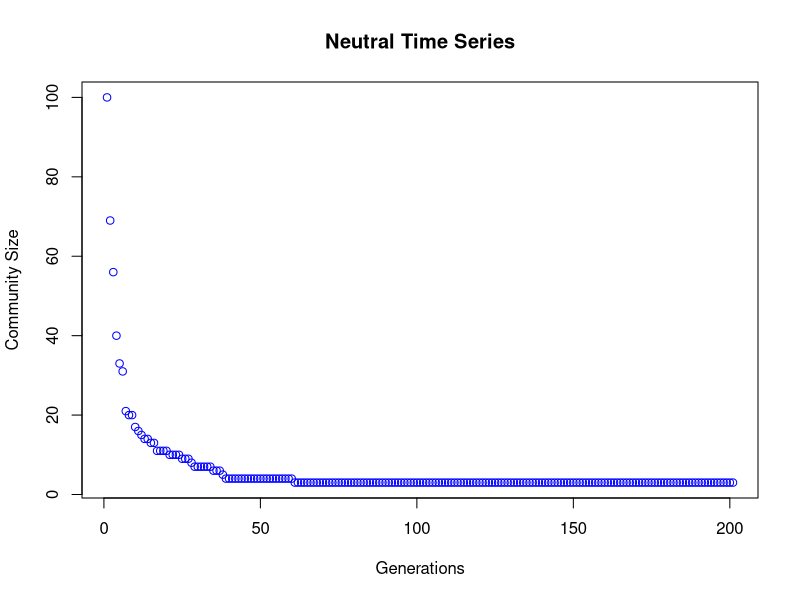
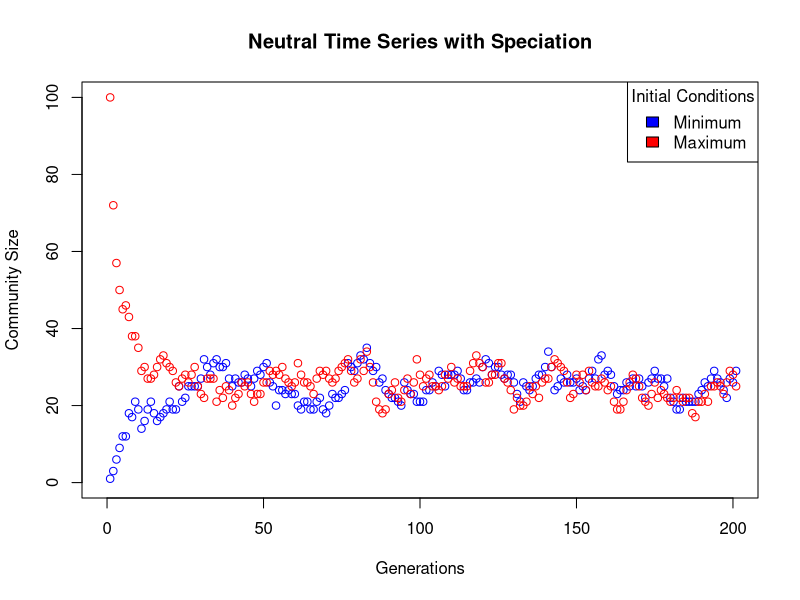

Write the R code that produced these figures, in order.
##########################################
## High Performance Computing Exercises ##
##########################################

# Author: Hannah O'Sullivan
# Script: hjo17.R
# Date: November 18
# Version: 0.1

###############################
## Neutral Theory Simulation ##
###############################

# Store the state of simulated system as a vector of individuals called "Community".
# Each entry in the vector is a number that tells you the species of the individual
# in that position. 

#clear environment
rm(list = ls())

## Question 1

# Define function for species richness
species_richness <- function(community){
  return(length(unique(community)))
}

# Test function
#c1 <- (c(1,4,4,5,1,6,1))
#species_richness(c1)
# yay

## Question 2

# Write a function "initilaise_max(size)" to generate initial state for simulation community
# With maximum possible number of speces for community size given by input number "size"

# Define function to initialise maximum community size
initialise_max <- function(size){
  max_size = seq(from = 1, to = size, by = 1)
  return(max_size)
}

# Test function
#initialise_max(16)

## Question 3

# Consider the effect of the initial condition
# Write another function "initialise_min(size)" to generate an alternative initial state
# with the minimum possible number of species
# (this is monodominance of one species with the total number of individuals given by 
# input size).
# Returns a vector e.g. (1,1,1,1)

# Define function to initialise minimum community size
initialise_min <- function(size){
  min_size <- rep(1, size)
  return(min_size)
}

# Test fucntion
#initialise_min(4)

## Question 4

# Write a function "choose_two(x)"
# First choose a random number according to a uniform distribution between 1 and x 
#(inclusive of endpoints).
# Also choose a second random number betwee 1 and x (inclusive of endpoints). 
# The second number should not equal be to the first number!!!
# Returns a vector of length 2.

# Define function to choose two random numbers between 1 and x.
choose_two <- function(x){
  return(sample(x, 2, replace = FALSE))
}

# Test function
#choose_two(4)

## Question 5

# Write a function "neutral_step(community)" to perform a single step of a simple 
# neutral model.
# Without speciation on a community vector.
# Pick an individual to die and another to reproduce - fill the gap left by the death!
# They should not be the same individual (could be the same species)
# E.g. neutral_step(c(10,5,13))
# Returns a random community state such as {5 5 13}

# Define function
neutral_step <- function(community){
  choose <- choose_two(length(community))
  community[choose[1]] <- community[choose[2]]
  #fill_gap <- replace(community, choose, community[choose[2]])
  return(community)
}

# Test function
#neutral_step(c(10,5,13))

## Question 6

# Write a function "neutral_generation(community)" to simulate SEVERAL neutral steps 
# on a community for one generation.
# If the community consists of x individuals:
# x/2 individual neutral steps = complete generation
# One generation is the time expected between birth and reproduction.

# E.g. With 10 individuals in a system, 5 neutral steps = 5 births and 5 deaths
# Returns a vector giving the state of the community after a generation has passed.

# Define function
neutral_generation <- function(community){
  generation <- ceiling(length(community)/2)
  for (i in 1:generation){
    community <- neutral_step(community)
  }
  
  return(community)
}

# Test function
#neutral_generation(c(10,5,13))

## Question 7 

# Write a function "neutral_time_series(inital, duration)" for a neutral theory simulation
# to return a time series of species richness in the system.
# The function should have two inputs:
# INITIAL: The inital condition community vector (also determines simulation size).
# DURATION: The number of generations that you want to run the simulation for.

#Define function
neutral_time_series <- function(initial, duration){
  time_series <- rep.int(0, duration +1)
  time_series[1] <- species_richness(initial)
  for (i in 1:duration){
    initial <- neutral_generation(community = initial)
    time_series[(i + 1)] <- species_richness(initial)
  }
  
  return(time_series)
}

# Test function
#neutral_time_series(initial = initialise_max(7), duration = 20)


## Question 8

# Plot a time series graph of the neutral model simulation
# Max diversity: 100 individuals
# Run for 200 generations


#run neutral time series for 100 individuals over 200 generations
plot_ts <- neutral_time_series(initial = initialise_max(100), duration = 200)

plot(plot_ts, 
     xlab = "Generations", ylab = "Community Size",
     main = "Neutral Time Series",
     col = "Blue")

# What state will the sustem always converge to if you wait long enough?
# Why is this?

## Question 9

# Write a new function "neutral_step_speciation(community, v)"
# Performs a step of a neutral model including speciation!
# In each time step, speciation will replace a dead individual with a new species
# (with a probability of v).
# Otherwise the dead individual is replaced with the offspring of another individual as
# before in "neutral_step".

# Leave speciation rate (v) as a parameter in the function. 
# Define function
neutral_step_speciation <- function(community, nu){
  choose <- choose_two(length(community))
  probability <- runif(1)
  if (probability <= nu){
    speciation <- max(community) +1
    community[choose[1]] <- speciation
    #print("speciation!")
  }
  else{
    community[choose[1]] <- community[choose[2]]
    #print("neutral step!")
    
  }
  
  return(community)
}

# Test function
#neutral_step_speciation(c(4,7,13,8), 0.2)

## Question 10

# Make a new function "neutral_generation_speciation(community,nu)"
# This uses a neutral simulation with speciation but otherwise is the same as neutral
# generation.
# Advance by one generation according to the rules of the model.
# Inputs:
# INITAL: Inital community vector
# NU: Speciation rate

# Returns the state of the community at the end of the generation.

# Define function
neutral_generation_speciation <- function(community, nu){
  generation <- ceiling(length(community)/2)
  for (i in 1:generation){
    community <- neutral_step_speciation(community, nu)
  }
  
  return(community)
}

# Test function
#neutral_generation_speciation(c(4,7,13,8), 0.2)

## Question 11

# Make a new function "neutral_time_series_speciation(community, nu, duration)"
# Uses neutral simulation with speciation but otherwise is the same as neutral
# time series.
# Inputs:
# INITAL: Inital community vector
# NU: Speciation rate
# DURATION: Number of generations

# Returns the state of the community at the last generation.

#Define function
neutral_time_series_speciation <- function(community, nu, duration){
  time_series <- rep.int(0, duration +1)
  time_series[1] <- species_richness(community)
  for (i in 1:duration){
    community <- neutral_generation_speciation(community, nu)
    time_series[(i + 1)] <- species_richness(community)
  }
  
  return(time_series)
}

# Test function
#neutral_time_series_speciation(community = c1, nu = 0.2, duration = 20)

## Question 12

ntss_sim1 <- neutral_time_series_speciation(community = initialise_min(100), nu = 0.1, duration = 200)

ntss_sim2 <- neutral_time_series_speciation(community = initialise_max(100), nu = 0.1, duration = 200)

plot(ntss_sim1, 
     xlab = "Generations", ylab = "Community Size",
     xlim = c(0, 200), ylim = c(0, 100),
     main = "Neutral Time Series with Speciation",
     col = "Blue")
points(ntss_sim2, 
     col = "Red")
legend("topright", title="Initial Conditions",
       c("Minimum","Maximum"), fill = c("Blue", "Red"))

## Question 13

# Study the species abundance distribution of the neutral simulations.
# First write a function called "species_abundance" to get the abundances of all
# species in the system from an input of the community vector.

# E.g. species_abundance(c(1, 5, 3, 6, 5, 6, 1, 1))
# Returns 3 2 2 1 (in that order decreasing)

# Define function
species_abundance <- function(community){
  abundance <- table(community)
  abundance <- as.vector(abundance)
  sort(abundance, decreasing = TRUE)
  return(abundance)
}

# Test function
#species_abundance(c(1, 5, 3, 6, 5, 6, 1, 1))
#species_abundance(c(1,1,1,1,1,2,2,2,2,3,3,3,4,4,5))

## Questions 14

# Write a function "octaves" to bin the abundances of species into "octave classes"
# The first value of the returned vector will give the species with an abundance of 1.
# The second will give the numer of species with an abundance of 2, 3 etc.
# In general, the nth value will give 

#Define function
octaves <- function(abundance){
  abundance_log <- log2(abundance)
  floor_abundance <- floor(abundance_log) +1 # plus one because R does not index from 0
  bins <- tabulate(floor_abundance)
  return(bins)
}

# Test function
#octaves(c(100,64,63,5,4,3,2,2,1,1,1,1))

## Question 15

# Write a function "sum_vect(x, y)" which accepts two vectors as inputs, x and y and
# returns their sums after fillinf whichever of the vectors is shorter with zeros.
# E.g. sum_vect(c(1,3), c(1,0,5,2))
# Returns 2,3,5,2

# Define function
sum_vect <- function(x,y){
  if (length(x) < length(y)) {
    xydif <- (length(y) - length(x))
    x <- append(x, rep.int(0, xydif), after = length(x))
  } else if (length(x) > length(y)){
    xydif <- (length(x) - length(y))
    y <- append(y, rep.int(0, xydif), after = length(y))
  }
  return(x + y)
}

# Test function
#sum_vect(c(1,3,2,6,4), c(1,2,3))
#sum_vect(c(1,2,3), c(1,3,2,6,4))
#sum_vect(c(1,1,1,1,3,2,5,6,3), c(1,5,3))

## Question 16

# Run a neutral model simulation using the same parameters as Q12 for a "burn in"period
# of 200 generations.
# Next, record the species abundance octave vector.
# Then repeatedly continue the simulation from where you left off for 2000 generations,
# and record species abundance octave for ever 20 generations.

# Define function
question_16 <- function(){
  #define initial conditions for burn in
  community <- initialise_max(100)
  for(i in 1:200){
    community <- neutral_generation_speciation(community = community, nu = 0.1)
  }
    burn_abundance <- species_abundance(community)
    burn_bins <- octaves(burn_abundance)
    x <- c()
    bin_size <- c()
  for(j in 1:2000){
    community <- neutral_generation_speciation(community = community, nu = 0.1)
    if ((j %% 20) == 0) {
      abundance_20 <- species_abundance(community)
      bins_20 <- octaves(abundance_20)
      x <- sum_vect(x, bins_20)
      bin_size <- append(bin_size, length(bins_20))
    }
    
  }
    
  x <- (x/101)
  bin_names <- unlist(lapply(seq(1:max(bin_size)), function(n) paste(2^(n-1), "-", 2^n -1)))
  bin_names[1] <- "1"
  barplot(x, names.arg = bin_names,
          main = "Some title",
          xlab = "Octaves",
          ylab = "Abundance") 
  return(x)
}

# Test function
#question_16()

## REMEMBER TO DO EXTRA CREDITS



